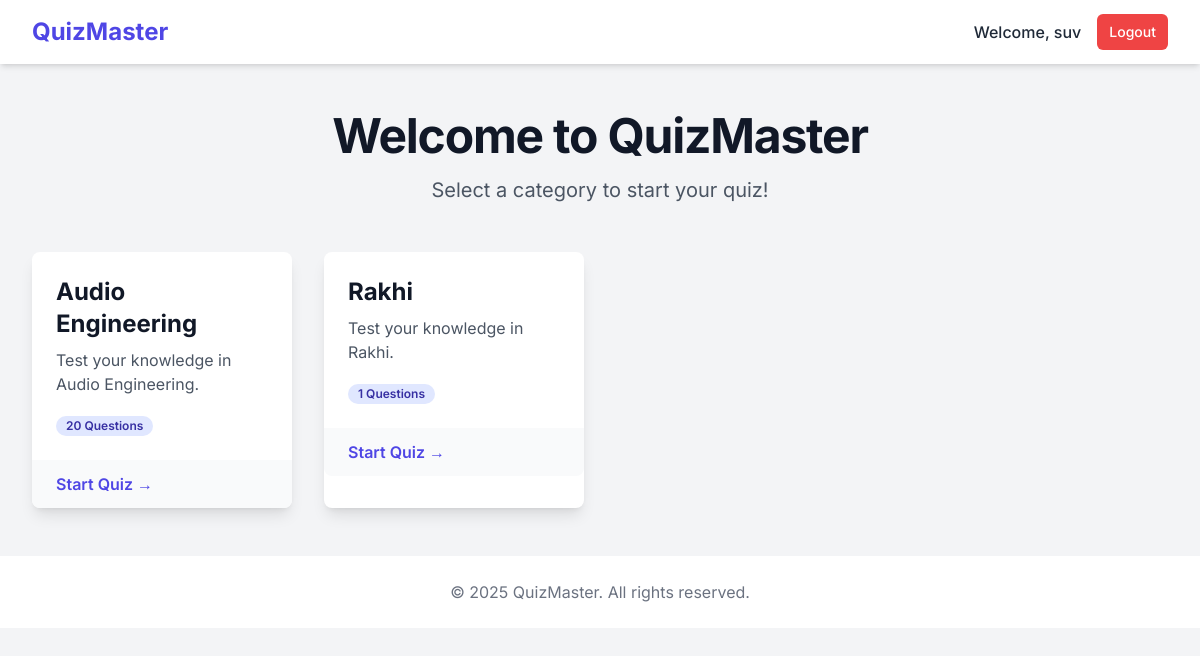
The page / (signed in) on the database its author committed.
### Quiz_App/models.py (models this page shows, shortened)
class Category(models.Model):
    name = models.CharField(max_length=100, unique=True, help_text="The name of the quiz category.")
    class Meta:
        ordering = ['name']
        verbose_name_plural = "Categories"

### Quiz_App/views.py (the view)
# urls.py: path('', views.home, name='home'),
def home(request):
    if request.user.is_authenticated:
        categories = Category.objects.all()
        return render(request, 'home.html', {'categories': categories})
    return redirect('login')

### Quiz_App/templates/Quiz_App/home.html (shortened to what this page needs)
{% extends 'base.html' %}
{% block content %}
<div class="text-center mb-12">
    <h1 class="text-4xl font-bold tracking-tight text-gray-900 sm:text-5xl">Welcome to QuizMaster</h1>
    <p class="mt-4 text-xl text-gray-600">Select a category to start your quiz!</p>
</div>
<div class="grid grid-cols-1 sm:grid-cols-2 md:grid-cols-3 lg:grid-cols-4 gap-8">
    {% for category in categories %}
    <a href="{% url 'quiz' category.id %}" class="group block bg-white rounded-lg shadow-lg hover:shadow-2xl transition-shadow duration-300 ease-in-out transform hover:-translate-y-1">
        <div class="p-6">
            <h2 class="text-2xl font-bold text-gray-900 group-hover:text-indigo-600 transition-colors duration-300">{{ category.name }}</h2>
            <p class="mt-2 text-gray-600">Test your knowledge in {{ category.name }}.</p>
            <div class="mt-4">
                <span class="inline-block bg-indigo-100 text-indigo-800 text-xs font-semibold mr-2 px-2.5 py-0.5 rounded-full">{{ category.questions.count }} Questions</span>
            </div>
        </div>
        <div class="bg-gray-50 rounded-b-lg px-6 py-3">
            <span class="text-indigo-600 font-semibold">Start Quiz &rarr;</span>
        </div>
    </a>
    {% empty %}
    <div class="col-span-full text-center py-12">
        <h2 class="text-2xl font-semibold text-gray-700">No quiz categories available yet.</h2>
        <p class="mt-2 text-gray-500">Please check back later!</p>
    </div>
    {% endfor %}
</div>
{% endblock %}

### Quiz_App/templates/Quiz_App/base.html (shortened to what this page needs)
<!DOCTYPE html>
<html lang="en">
<head>
    <script src="https://cdn.tailwindcss.com"></script>
</head>
<body class="bg-gray-100 text-gray-800">
    <nav class="bg-white shadow-md">
        <div class="max-w-7xl mx-auto px-4 sm:px-6 lg:px-8">
            <div class="flex items-center justify-between h-16">
                <div class="flex items-center">
                    <a href="{% url 'home' %}" class="font-bold text-2xl text-indigo-600">QuizMaster</a>
                </div>
                <div class="flex items-center">
                    {% if user.is_authenticated %}
                        <span class="text-gray-800 font-medium mr-4">Welcome, {{ user.username }}</span>
                        <a href="{% url 'logout' %}" class="text-white bg-red-500 hover:bg-red-600 px-3 py-2 rounded-md text-sm font-medium">Logout</a>
                    {% else %}
                        <a href="{% url 'login' %}" class="text-gray-600 hover:text-indigo-600 px-3 py-2 rounded-md text-sm font-medium">Login</a>
                        <a href="{% url 'register' %}" class="text-white bg-indigo-600 hover:bg-indigo-700 px-3 py-2 rounded-md text-sm font-medium ml-4">Sign Up</a>
                    {% endif %}
                </div>
            </div>
        </div>
    </nav>
    <main class="max-w-7xl mx-auto py-12 px-4 sm:px-6 lg:px-8">
        {% block content %}{% endblock %}
    </main>
    <footer class="bg-white">
        <div class="max-w-7xl mx-auto py-6 px-4 sm:px-6 lg:px-8 text-center text-gray-500">
            <p>&copy; 2025 QuizMaster. All rights reserved.</p>
        </div>
    </footer>
</body>
</html>

### Quiz_App/templates/Quiz_App/base.html (style rules this page uses)
body { font-family: 'Inter', sans-serif; }

### rows shown on the page
Category: name "Audio Engineering", questions.count "20"
Category: name "Rakhi", questions.count "1"

### other values the page prints
{{ user.username }} "suv"
